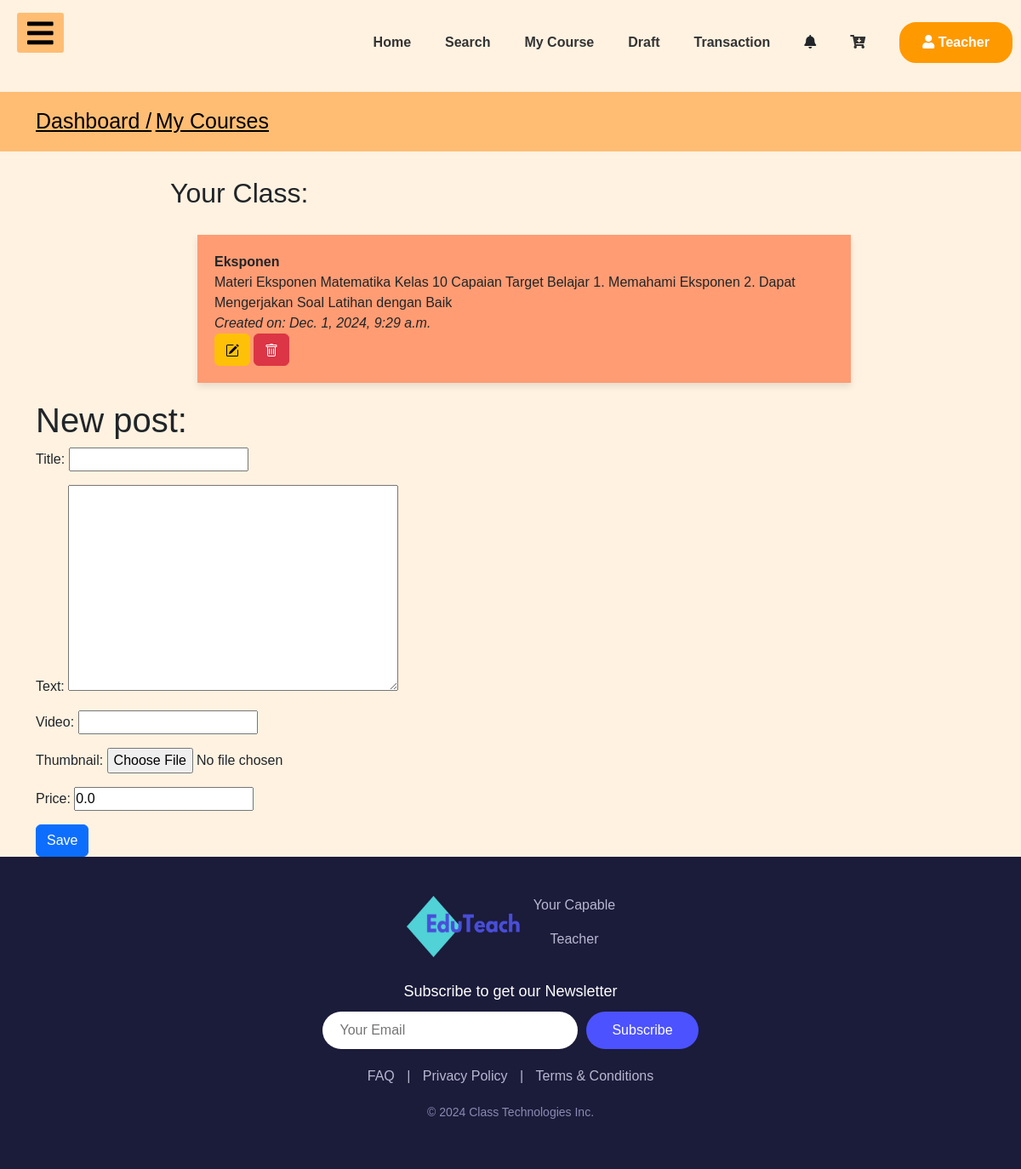
/courses_app/post/new/ (signed in), run on an earlier commit of the app's database.
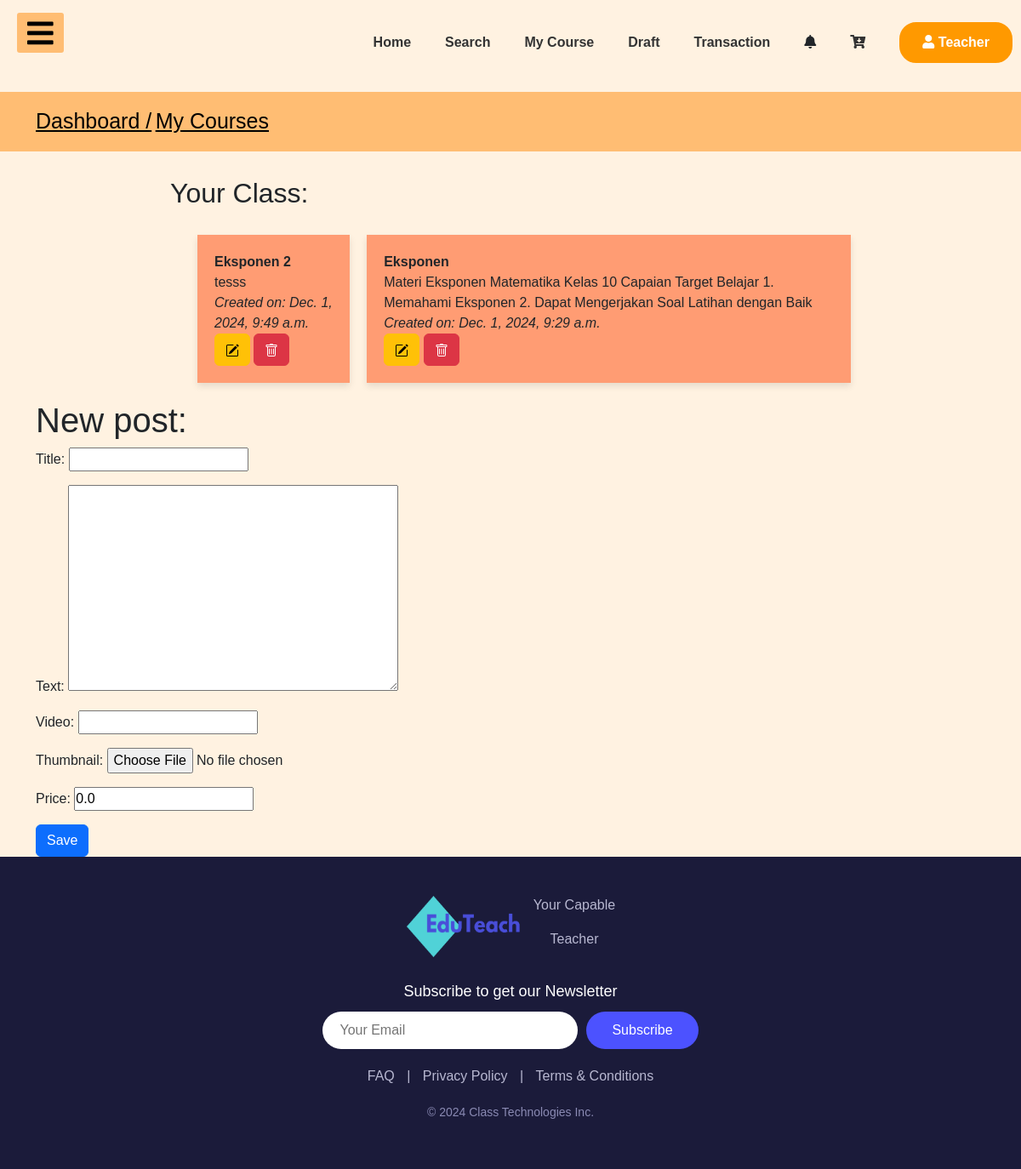
And on a later commit of the database.
### courses_app/models.py (models this page shows, shortened)
class Post(models.Model):
    author = models.ForeignKey(Teacher, on_delete=models.CASCADE)
    title = models.CharField(max_length=200)
    text = models.TextField()
    price = models.DecimalField(max_digits=10, decimal_places=2, default=0.00)
    created_date = models.DateTimeField(default=timezone.now)
    thumbnail = models.ImageField(upload_to='thumbnail',blank=True)
    video = EmbedVideoField(blank=True, null=True)  # Tambahkan field untuk video
    published_date = models.DateTimeField(blank=True, null=True)

### courses_app/views.py (the view, shortened to what this page needs)
# urls.py: path('post/new/', views.PostCreateView.as_view(), name='post_new'),
class PostCreateView(LoginRequiredMixin, CreateView):
    login_url = '/login/'
    form_class = PostForm
    model = Post
    template_name = 'courses_app/post_form.html'  # Pastikan Anda menentukan template yang tepat
    def get_context_data(self, **kwargs):
        context = super().get_context_data(**kwargs)
        teacher = Teacher.objects.get(user=self.request.user)
        context['posts'] = Post.objects.filter(author=teacher).order_by('-created_date')  # Mengurutkan berdasarkan tanggal pembuatan terbaru
        return context

### courses_app/forms.py
class PostForm(forms.ModelForm):
    class Meta:
        model = Post
        fields = ('title', 'text', 'video','thumbnail','price' )
        widgets = {
            'title': forms.TextInput(attrs={'class':'textinputclass'}),
        }

### courses_app/templates/courses_app/post_form.html (shortened to what this page needs)
{% extends 'dashboard_app/base_dashboard_teacher.html' %}
{% load static %}
{% block head_block %}
<link rel="stylesheet" href="{% static 'css/mycourse.css' %}">
{% endblock %}
{% block body_block %}
<div class="py-3" style="background:#FFBD73">
    <div class="container">
      <a class="text-black" href="{% url 'user_app:teachersdashboard' %}" style="font-size: 25px;"> Dashboard /</a>
      <a class="text-black" href="#" style="font-size: 25px;"> My Courses</a>
    </div>
</div>
<div class="item">
<h2>Your Class:</h2>
<ul>
    {% for post in posts %}
        <li>
            <strong>{{ post.title }}</strong><br>
            {{ post.text|truncatewords:20 }}
            <br>
            <em>Created on: {{ post.created_date }}</em>
            <br>
            {% if user.is_authenticated %}
            <a class="btn btn-warning" href="{% url 'post_edit' pk=post.pk %}">
            </a>
            <a class="btn btn-danger" href="{% url 'post_remove' pk=post.pk %}">
            </a>
            {% endif %}
        </li>
    {% empty %}
        <li>No posts available.</li>
    {% endfor %}
</ul>
</div>
<div class="container">
<h1>New post: </h1>
<form method="POST" class="post-form" enctype="multipart/form-data">
    {{ form.as_p }}
    <button class="btn btn-primary save" type="submit">Save</button>
</form>
</div>
{% endblock %}

What changed in the data, as far as the page shows it:
added Post: title "Eksponen 2", text "tesss", created_date "Dec. 1, 2024, 9:49 a.m."
